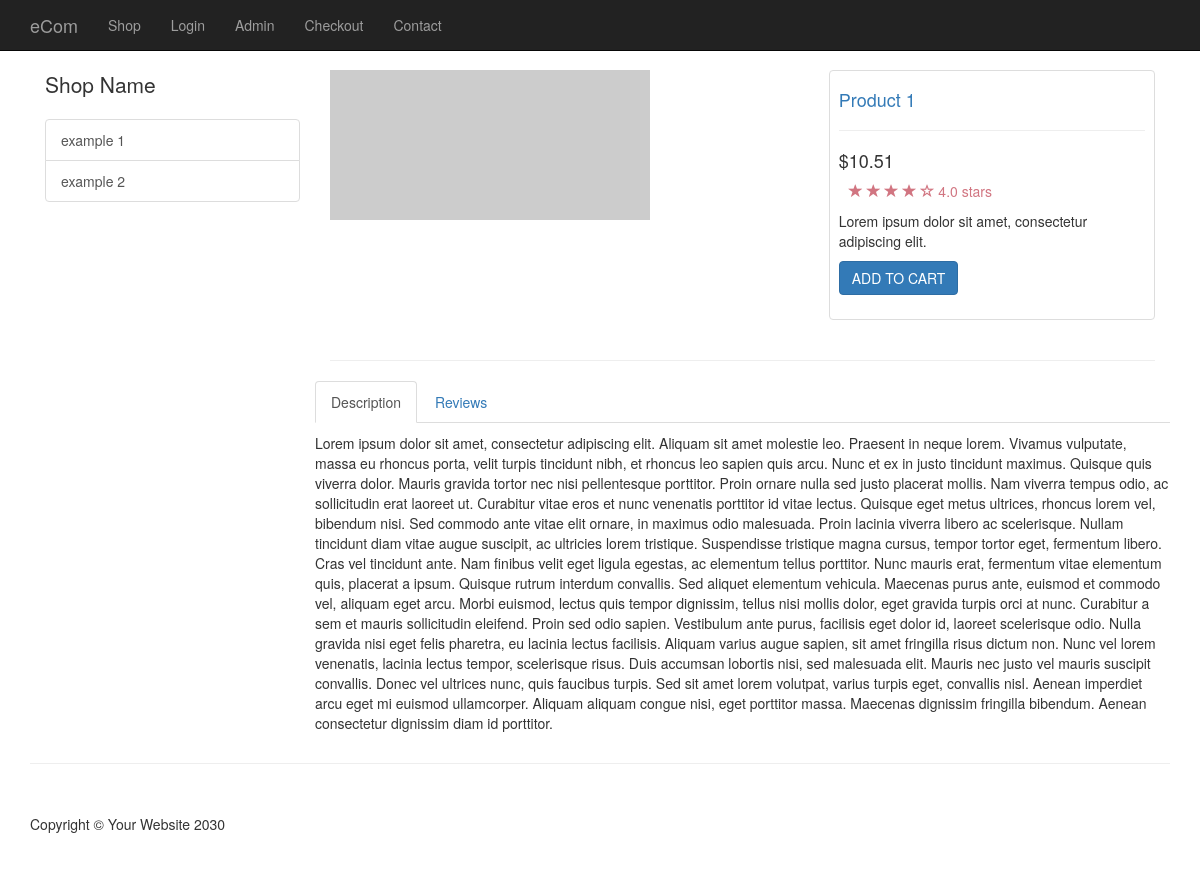
Page /item.php?id=1 on the earlier database version.
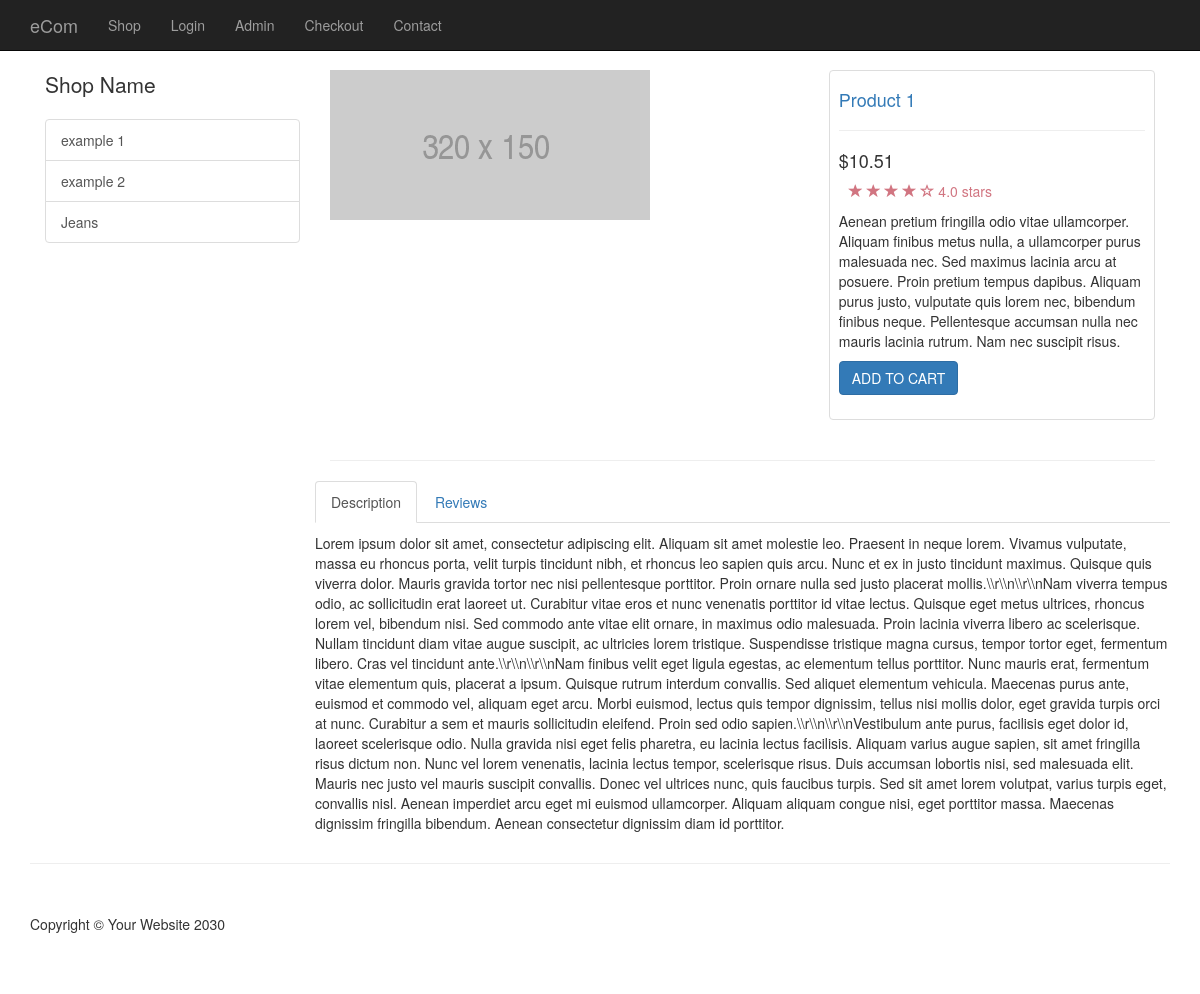
Same page on the later database version.
### tables this page shows
CREATE TABLE `categories` (
  `cat_id` int(9) NOT NULL AUTO_INCREMENT,
  `cat_title` varchar(255) DEFAULT NULL,
  PRIMARY KEY (`cat_id`)
);

CREATE TABLE `products` (
  `product_id` int(11) NOT NULL AUTO_INCREMENT,
  `product_title` varchar(255) DEFAULT NULL,
  `product_category_id` int(11) DEFAULT NULL,
  `product_price` float DEFAULT NULL,
  `product_qty` int(11) NOT NULL DEFAULT '0',
  `product_description` text,
  `product_short_desc` text NOT NULL,
  `product_image` varchar(255) DEFAULT NULL,
  PRIMARY KEY (`product_id`)
);

### public/item.php (the view, shortened to what this page needs)
<!DOCTYPE html>
<?php include(TEMPLATE_FRONT . DS . "header.php"); ?>
<div class="container">
<?php include(TEMPLATE_FRONT . DS . "side_nav.php"); ?>
<?php
	$query = query("SELECT * FROM products WHERE product_id = " . escapeString($_GET['id']));
	while($row = fetchArray($query)) :
?>
<div class="col-md-9">
<div class="row">
    <div class="col-md-7">
       <img class="img-responsive" src=<?php echo $row['product_image'] ?> alt="">
    </div>
    <div class="col-md-5">
        <div class="thumbnail">
    <div class="caption-full">
        <h4><a href="#"><?php echo $row['product_title'] ?></a> </h4>
        <hr>
        <h4 class="">&#36;<?php echo $row['product_price'] ?></h4>
    <div class="ratings">
        <p>
            <span class="glyphicon glyphicon-star"></span>
            <span class="glyphicon glyphicon-star"></span>
            <span class="glyphicon glyphicon-star"></span>
            <span class="glyphicon glyphicon-star"></span>
            <span class="glyphicon glyphicon-star-empty"></span>
            4.0 stars
        </p>
    </div>
        <p><?php echo $row['product_short_desc']?></p>
    <form action="">
        <div class="form-group">
	    <a href="cart.php?add=<?php echo $row['product_id']?>" class="btn btn-primary">ADD TO CART</a>
        </div>
    </form>
    </div>
</div>
</div>
</div>
        <hr>
<div class="row">
<div role="tabpanel">
  <ul class="nav nav-tabs" role="tablist">
    <li role="presentation" class="active"><a href="#home" aria-controls="home" role="tab" data-toggle="tab">Description</a></li>
    <li role="presentation"><a href="#profile" aria-controls="profile" role="tab" data-toggle="tab">Reviews</a></li>
  </ul>
  <div class="tab-content">
    <div role="tabpanel" class="tab-pane active" id="home">
    <p><?php echo $row['product_description']?></p>
    </div>
 </div>
</div>
<?php endwhile; ?>
</div>
</div>
</div>
    <?php include(TEMPLATE_FRONT . DS . "footer.php"); ?>

### resources/functions.php (shortened to what this page needs)
<?php
function query($sql) {
	global $connection;
	return mysqli_query($connection, $sql);
}
function escapeString($string) {
	global $connection;
	return mysqli_real_escape_string($connection, $string);
}
function fetchArray($result) {
	return mysqli_fetch_array($result);
}
function getCategories() {
	global $connection;
	$query = "SELECT * FROM categories";
	$send_query = mysqli_query($connection, $query);
	while ($row = mysqli_fetch_array($send_query)) {
		$category_links = <<<DELIMITER
		<a href="category.php?id={$row['cat_id']}" class="list-group-item">{$row['cat_title']}</a>
DELIMITER;
		echo $category_links;
	}
}
?>

Differences in the rows shown:
added categories: cat_title "Jeans"
changed products "Product 1": product_image: picture added in place of a placeholder; product_short_desc "Lorem ipsum dolor sit amet, consectetur adipiscing elit." → "Aenean pretium fringilla odio vitae ullamcorper. Aliquam finibus metus nulla, a ullamcorper purus malesuada nec. Sed maximus lacinia arcu at posuere. Proin pretium tempus dapibus. Aliquam purus justo, vulputate quis lorem nec, bibendum finibus neque. Pellentesque accumsan nulla nec mauris lacinia rutrum. Nam nec suscipit risus."; product_description "…nulla sed justo placerat mollis. Nam viverra tempus odio, ac sollicitudin erat laoreet ut. Curabitur vitae eros et nunc venenatis porttitor id vitae lectus. Quisque eget metus ultrices, rhoncus lorem vel, bibendum nisi. Sed commodo ante vitae elit ornare, in maximus odio malesuada. Proin lacinia viverra libero ac scelerisque. Nullam tincidunt diam vitae augue suscipit, ac ultricies lorem tristique. Suspendisse tristique magna cursus, tempor tortor eget, fermentum libero. Cras vel tincidunt ante. Nam finibus velit eget ligula egestas, ac elementum tellus porttitor. Nunc mauris erat, fermentum vitae elementum quis, placerat a ipsum. Quisque rutrum interdum convallis. Sed aliquet elementum…" → "…nulla sed justo placerat mollis.\\\\r\\\\n\\\\r\\\\nNam viverra tempus odio, ac sollicitudin erat laoreet ut. Curabitur vitae eros et nunc venenatis porttitor id vitae lectus. Quisque eget metus ultrices, rhoncus lorem vel, bibendum nisi. Sed commodo ante vitae elit ornare, in maximus odio malesuada. Proin lacinia viverra libero ac scelerisque. Nullam tincidunt diam vitae augue suscipit, ac ultricies lorem tristique. Suspendisse tristique magna cursus, tempor tortor eget, fermentum libero. Cras vel tincidunt ante.\\\\r\\\\n\\\\r\\\\nNam finibus velit eget ligula egestas, ac elementum tellus porttitor. Nunc mauris erat, fermentum vitae elementum quis, placerat a ipsum. Quisque rutrum interdum convallis.…"
